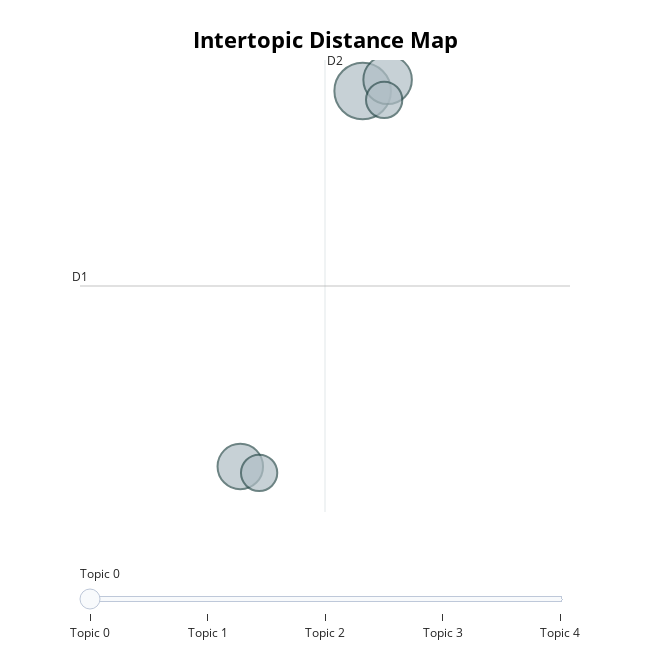

The code cell stored with this chart in its notebook:
### Code cell
topic_model.visualize_topics(custom_labels=True)

### Figure 1 — Plotly figure (JSON) as saved in the notebook; plotly's stock layout.template omitted (floating-point values rounded to 4 significant figures)
{"data": [{"customdata": [[0, "love familys | gwendolyn williams | relatable parents", 34], [1, "let child | parenting | let kid", 25], [2, "beautiful | absolutely beautiful | truly beautiful", 22], [3, "early hi | hi | early", 14], [4, "youtube pedantry | listening video | video italian", 14]], "hovertemplate": "<b>Topic %{customdata[0]}</b><br>%{customdata[1]}<br>Size: %{customdata[2]}", "legendgroup": "", "marker": {"color": "#B0BEC5", "line": {"color": "DarkSlateGrey", "width": 2}, "size": [34, 25, 22, 14, 14], "sizemode": "area", "sizeref": 0.02125, "symbol": "circle"}, "mode": "markers", "name": "", "orientation": "v", "showlegend": false, "type": "scatter", "x": [22.37, 22.84, 20.07, 20.42, 22.77], "xaxis": "x", "y": [6.656, 7.272, -14.03, -14.39, 6.166], "yaxis": "y"}], "layout": {"annotations": [{"showarrow": false, "text": "D1", "x": 17.06, "y": -4.091, "yshift": 10}, {"showarrow": false, "text": "D2", "x": 21.66, "xshift": 10, "y": 8.363}], "height": 650, "hoverlabel": {"bgcolor": "white", "font": {"family": "Rockwell", "size": 16}}, "legend": {"itemsizing": "constant", "tracegroupgap": 0}, "margin": {"t": 60}, "shapes": [{"line": {"color": "#CFD8DC", "width": 2}, "type": "line", "x0": 21.66, "x1": 21.66, "y0": -16.55, "y1": 8.363}, {"line": {"color": "#9E9E9E", "width": 2}, "type": "line", "x0": 17.06, "x1": 26.26, "y0": -4.091, "y1": -4.091}], "sliders": [{"active": 0, "pad": {"t": 50}, "steps": [{"args": [{"marker.color": [["red", "#B0BEC5", "#B0BEC5", "#B0BEC5", "#B0BEC5"]]}], "label": "Topic 0", "method": "update"}, {"args": [{"marker.color": [["#B0BEC5", "red", "#B0BEC5", "#B0BEC5", "#B0BEC5"]]}], "label": "Topic 1", "method": "update"}, {"args": [{"marker.color": [["#B0BEC5", "#B0BEC5", "red", "#B0BEC5", "#B0BEC5"]]}], "label": "Topic 2", "method": "update"}, {"args": [{"marker.color": [["#B0BEC5", "#B0BEC5", "#B0BEC5", "red", "#B0BEC5"]]}], "label": "Topic 3", "method": "update"}, {"args": [{"marker.color": [["#B0BEC5", "#B0BEC5", "#B0BEC5", "#B0BEC5", "red"]]}], "label": "Topic 4", "method": "update"}]}], "title": {"font": {"color": "Black", "size": 22}, "text": "<b>Intertopic Distance Map</b>", "x": 0.5, "xanchor": "center", "y": 0.95, "yanchor": "top"}, "width": 650, "xaxis": {"anchor": "y", "domain": [0, 1], "range": [17.06, 26.26], "title": {"text": ""}, "visible": false}, "yaxis": {"anchor": "x", "domain": [0, 1], "range": [-16.55, 8.363], "title": {"text": ""}, "visible": false}}}
